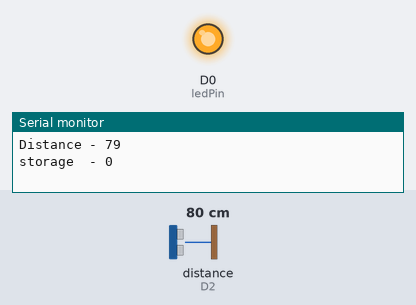
Bench run of a sketch on a simulated ESP8266 (NodeMCU). On the bench: output pins drawn as LEDs (lit = HIGH), the last lines printed to the serial monitor. The test bench sets the inputs (shaded band); at power-on: distance to the obstacle (sensor on D2) 80 cm. The echo pulse lasts 58.3 µs per cm; WiFi joins after 1.5 s; servers stay silent unless stated; pins used as bus, display or sensor lines are not drawn.

Above: at 6.4 s.
6.5 s: distance to the obstacle (sensor on D2) set to 13 cm
11.2 s: distance to the obstacle (sensor on D2) set to 10 cm
At 16.2 s:
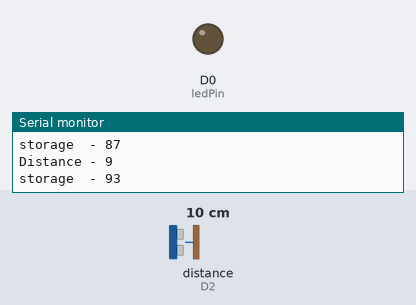
16.5 s: distance to the obstacle (sensor on D2) set to 18 cm
At 21.4 s:
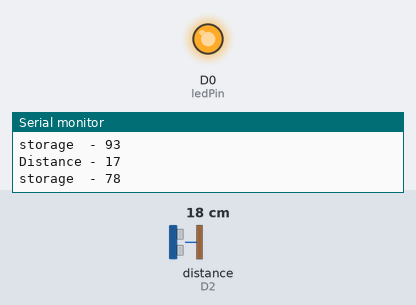
Timing chart, 0 to 22.9 s (numbered marks = the images above; inputs shaded):
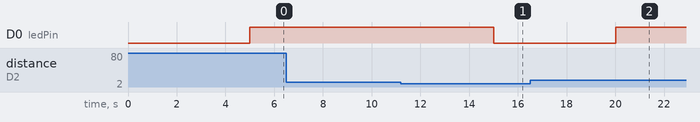

The sketch:

bin_system.ino
```cpp
#define BLYNK_PRINT Serial

#include <ESP8266WiFi.h>
#include <BlynkSimpleEsp8266.h>

char auth[] = "WLRKPVpWpJe9hJWNb0AmQSrdNQjM8gTB";

char ssid[] = "Gbridge";
char pass[] = "gokulraja";

// defines pins numbers
const int trigPin = D1;
const int echoPin = D2;
const int ledPin  = D0;
// defines variables
long duration;
int distance;

const int bin_height = 60;
uint32_t timestamp;

void setup() {
  Serial.begin(115200);
  Blynk.begin(auth, ssid, pass);
  pinMode(trigPin, OUTPUT);
  pinMode(echoPin, INPUT);
  pinMode(ledPin, OUTPUT);
}

void loop() {

  Blynk.run();

  if ((millis() - timestamp) > 5000)
  {
    timestamp = millis();

    digitalWrite(trigPin, LOW);
    delayMicroseconds(2);
    digitalWrite(trigPin, HIGH);
    delayMicroseconds(10);
    digitalWrite(trigPin, LOW);

    duration = pulseIn(echoPin, HIGH);
    distance= duration*0.034/2;

    Serial.print("Distance - ");
    Serial.println(distance);

    int bin_storage = map(distance, 5, bin_height, 100,  0);
    bin_storage = constrain(bin_storage, 0 , 100);
    Serial.print("storage  - ");
    Serial.println(bin_storage);

    digitalWrite(ledPin, !(bin_storage >= 90));

    Blynk.virtualWrite(V0, bin_storage);
  }
}
```

Measured:
- the behaviour switches between 12 and 11 cm on distance to the obstacle (sensor on D2) (found by bisection; images 0 and 1)
- after the input at 11.2 s, D0 (ledPin): HIGH → LOW after 3.8 s
- after the input at 16.5 s, D0 (ledPin): LOW → HIGH after 3.5 s
